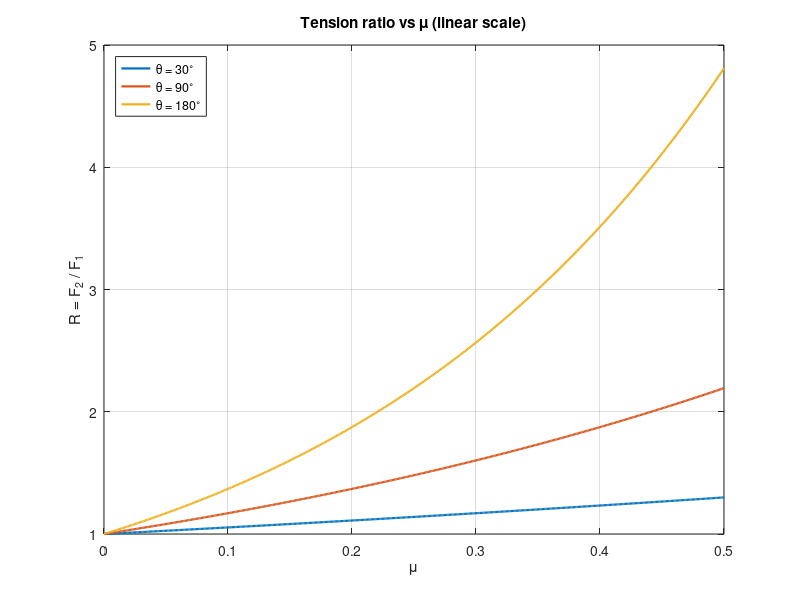

This figure's MATLAB source:
% Tensions ratio
% Plot tension ratio R = F2/F1 = exp(mu * theta) versus mu for given theta values.
clear; clf;

% --- User inputs
mu = linspace(0, 0.5, 501);    % range of friction coefficient (dimensionless)
theta_list_deg = [30, 90, 180]; % wrap angles to plot (degrees)
theta_list = deg2rad(theta_list_deg); % convert to radians

% Precompute ratios
R = exp(mu(:) * theta_list(:)'); % size length(mu) x length(theta_list)

% --- Plot linear scale
figure(1)
plot(mu, R, 'LineWidth', 1.6);
xlabel('\mu'); ylabel('R = F_2 / F_1');
title('Tension ratio vs \mu (linear scale)');
grid on;
legend(arrayfun(@(d) sprintf('\\theta = %d^\\circ', d), theta_list_deg, 'UniformOutput', false), ...
    'Location','northwest');
